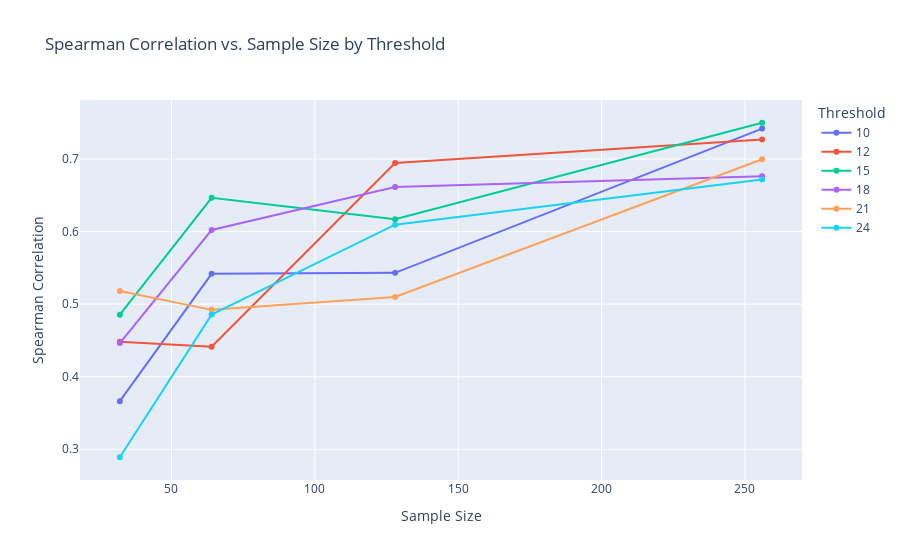

The notebook cell saved with this chart:
### Markdown cell above
## Analysis

### Code cell
# plot learning curves with plotly
import plotly.express as px
import pandas as pd

fig = px.line(results,
              x="samples",
              y="spearmanr",
              color="threshold",
              title="Spearman Correlation vs. Sample Size by Threshold",
              markers=True) # Add markers to show data points

fig.update_layout(
    xaxis_title="Sample Size",
    yaxis_title="Spearman Correlation",
    legend_title="Threshold"
)

fig.show()

### Figure 1 — Plotly figure (JSON) as saved in the notebook; plotly's stock layout.template omitted (floating-point values rounded to 4 significant figures)
{"data": [{"hovertemplate": "threshold=10<br>samples=%{x}<br>spearmanr=%{y}<extra></extra>", "legendgroup": "10", "line": {"color": "#636efa", "dash": "solid"}, "marker": {"symbol": "circle"}, "mode": "lines+markers", "name": "10", "orientation": "v", "showlegend": true, "type": "scatter", "x": [32, 64, 128, 256], "xaxis": "x", "y": [0.3663, 0.5418, 0.5432, 0.7421], "yaxis": "y"}, {"hovertemplate": "threshold=12<br>samples=%{x}<br>spearmanr=%{y}<extra></extra>", "legendgroup": "12", "line": {"color": "#EF553B", "dash": "solid"}, "marker": {"symbol": "circle"}, "mode": "lines+markers", "name": "12", "orientation": "v", "showlegend": true, "type": "scatter", "x": [32, 64, 128, 256], "xaxis": "x", "y": [0.4481, 0.4414, 0.6945, 0.727], "yaxis": "y"}, {"hovertemplate": "threshold=15<br>samples=%{x}<br>spearmanr=%{y}<extra></extra>", "legendgroup": "15", "line": {"color": "#00cc96", "dash": "solid"}, "marker": {"symbol": "circle"}, "mode": "lines+markers", "name": "15", "orientation": "v", "showlegend": true, "type": "scatter", "x": [32, 64, 128, 256], "xaxis": "x", "y": [0.4855, 0.6466, 0.617, 0.7501], "yaxis": "y"}, {"hovertemplate": "threshold=18<br>samples=%{x}<br>spearmanr=%{y}<extra></extra>", "legendgroup": "18", "line": {"color": "#ab63fa", "dash": "solid"}, "marker": {"symbol": "circle"}, "mode": "lines+markers", "name": "18", "orientation": "v", "showlegend": true, "type": "scatter", "x": [32, 64, 128, 256], "xaxis": "x", "y": [0.4464, 0.6022, 0.6616, 0.6764], "yaxis": "y"}, {"hovertemplate": "threshold=21<br>samples=%{x}<br>spearmanr=%{y}<extra></extra>", "legendgroup": "21", "line": {"color": "#FFA15A", "dash": "solid"}, "marker": {"symbol": "circle"}, "mode": "lines+markers", "name": "21", "orientation": "v", "showlegend": true, "type": "scatter", "x": [32, 64, 128, 256], "xaxis": "x", "y": [0.5182, 0.4921, 0.51, 0.6997], "yaxis": "y"}, {"hovertemplate": "threshold=24<br>samples=%{x}<br>spearmanr=%{y}<extra></extra>", "legendgroup": "24", "line": {"color": "#19d3f3", "dash": "solid"}, "marker": {"symbol": "circle"}, "mode": "lines+markers", "name": "24", "orientation": "v", "showlegend": true, "type": "scatter", "x": [32, 64, 128, 256], "xaxis": "x", "y": [0.289, 0.4856, 0.6095, 0.6717], "yaxis": "y"}], "layout": {"legend": {"title": {"text": "Threshold"}, "tracegroupgap": 0}, "title": {"text": "Spearman Correlation vs. Sample Size by Threshold"}, "xaxis": {"anchor": "y", "domain": [0, 1], "title": {"text": "Sample Size"}}, "yaxis": {"anchor": "x", "domain": [0, 1], "title": {"text": "Spearman Correlation"}}}}
